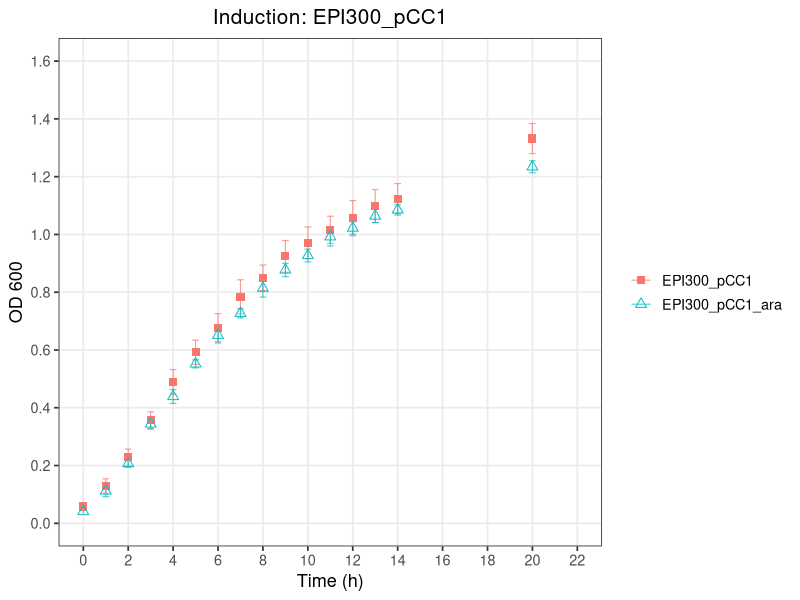
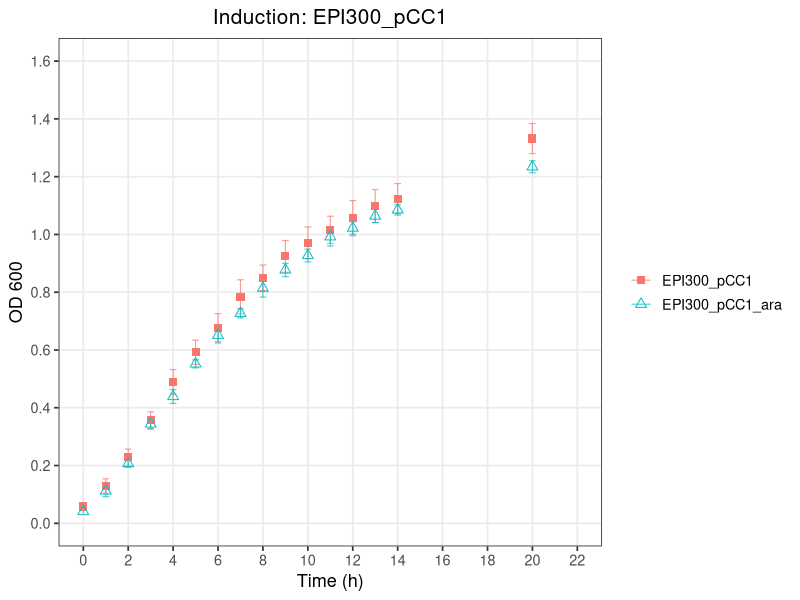

The R source for these figures, in order:
# ============================================================
# Plot: Induction, isoamyl alcohol (OD600 vs Time)
# Strains: EPI300_pCC1, EPI300_pCC1_ara
# ============================================================

library(tidyverse)

# ---- 1. Read the raw CSV --------------------------------------------------
# The file has a 2-row header:
#   Row 1: strain names (merged across Avg/SD column pairs)
#   Row 2: "Avg" / "SD" labels
# We read both header rows manually, then build clean column names.

raw <- read_csv("Arab_Induction.csv", col_names = FALSE, skip = 2,
                show_col_types = FALSE)

header1 <- read_csv("Arab_Induction.csv", col_names = FALSE, n_max = 1,
                    show_col_types = FALSE) |> unlist(use.names = FALSE)
header2 <- read_csv("Arab_Induction.csv", col_names = FALSE, skip = 1, n_max = 1,
                    show_col_types = FALSE) |> unlist(use.names = FALSE)

# Forward-fill the strain names across their Avg/SD column pair
strain_names <- header1
for (i in seq_along(strain_names)) {
  if (is.na(strain_names[i]) && i > 1) strain_names[i] <- strain_names[i - 1]
}

# Drop fully empty trailing columns
keep <- !is.na(header2) | seq_along(header2) == 1
raw         <- raw[, keep]
strain_names <- strain_names[keep]
header2      <- header2[keep]

# Build final column names: "Time", "<strain>_Avg", "<strain>_SD"
col_names <- c("Time",
               paste0(strain_names[-1], "_", header2[-1]))
colnames(raw) <- col_names

# ---- 2. Reshape to long format (Avg + SD, for plotting with error bars) --
# Only keep the two strains of interest
strains <- c("EPI300_pCC1", "EPI300_pCC1_ara")

df_long <- raw |>
  pivot_longer(
    cols = -Time,
    names_to = c("Strain", ".value"),
    names_pattern = "(.+)_(Avg|SD)"
  ) |>
  rename(OD600 = Avg) |>
  filter(Strain %in% strains) |>
  mutate(Strain = factor(Strain, levels = strains))

# ---- 3. Plot ---------------------------------------------------------------
# Visually distinct shapes (mix of filled/open so they're tellable apart
# even without color): square, open triangle
shape_values <- c(15, 2)

p <- ggplot(df_long, aes(x = Time, y = OD600, color = Strain, shape = Strain)) +
  geom_errorbar(aes(ymin = OD600 - SD, ymax = OD600 + SD),
                width = 0.3, linewidth = 0.4, alpha = 0.7) +
  geom_point(size = 2.4) +
  scale_shape_manual(values = shape_values) +
  scale_x_continuous(breaks = seq(0, 22, by = 2), limits = c(0, 22)) +
  scale_y_continuous(breaks = seq(0, 1.6, by = 0.2), limits = c(0, 1.6)) +
  labs(
    title = "Induction: EPI300_pCC1",
    x = "Time (h)",
    y = "OD 600",
    color = NULL,
    shape = NULL
  ) +
  theme_bw(base_size = 13) +
  theme(
    panel.grid.minor = element_blank(),
    plot.title = element_text(hjust = 0.5, size = 15),
    legend.key = element_blank()
  )

print(p)

ggsave("induction_EPI300_pCC1.png", p, width = 9, height = 5, dpi = 300)
